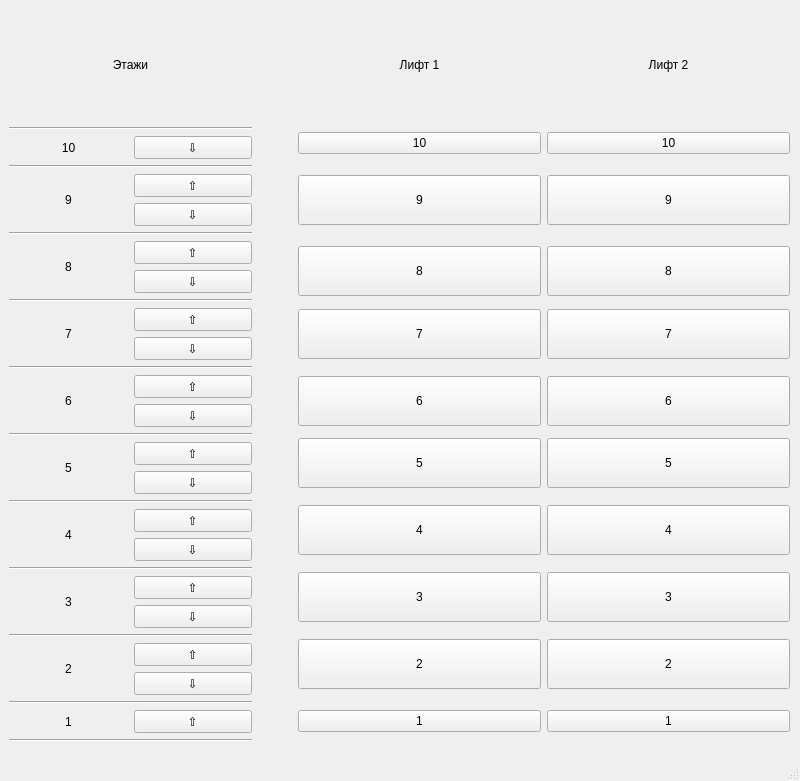
<?xml version="1.0" encoding="UTF-8"?>
<ui version="4.0">
 <class>MainWindow</class>
 <widget class="QMainWindow" name="MainWindow">
  <property name="geometry">
   <rect>
    <x>0</x>
    <y>0</y>
    <width>800</width>
    <height>781</height>
   </rect>
  </property>
  <property name="windowTitle">
   <string>MainWindow</string>
  </property>
  <widget class="QWidget" name="centralwidget">
   <widget class="QWidget" name="gridLayoutWidget">
    <property name="geometry">
     <rect>
      <x>9</x>
      <y>9</y>
      <width>781</width>
      <height>733</height>
     </rect>
    </property>
    <layout class="QGridLayout" name="gridLayout">
     <item row="9" column="2">
      <widget class="QPushButton" name="el1_floor5">
       <property name="minimumSize">
        <size>
         <width>0</width>
         <height>50</height>
        </size>
       </property>
       <property name="text">
        <string>5</string>
       </property>
      </widget>
     </item>
     <item row="9" column="3">
      <widget class="QPushButton" name="el2_floor5">
       <property name="minimumSize">
        <size>
         <width>0</width>
         <height>50</height>
        </size>
       </property>
       <property name="text">
        <string>5</string>
       </property>
      </widget>
     </item>
     <item row="13" column="0">
      <widget class="Line" name="line_7">
       <property name="orientation">
        <enum>Qt::Horizontal</enum>
       </property>
      </widget>
     </item>
     <item row="0" column="1" rowspan="15">
      <spacer name="horizontalSpacer">
       <property name="orientation">
        <enum>Qt::Horizontal</enum>
       </property>
       <property name="sizeType">
        <enum>QSizePolicy::Fixed</enum>
       </property>
       <property name="sizeHint" stdset="0">
        <size>
         <width>40</width>
         <height>20</height>
        </size>
       </property>
      </spacer>
     </item>
     <item row="14" column="2">
      <widget class="QPushButton" name="el1_floor1">
       <property name="text">
        <string>1</string>
       </property>
      </widget>
     </item>
     <item row="11" column="2">
      <widget class="QPushButton" name="el1_floor3">
       <property name="minimumSize">
        <size>
         <width>0</width>
         <height>50</height>
        </size>
       </property>
       <property name="text">
        <string>3</string>
       </property>
      </widget>
     </item>
     <item row="12" column="3">
      <widget class="QPushButton" name="el2_floor2">
       <property name="minimumSize">
        <size>
         <width>0</width>
         <height>50</height>
        </size>
       </property>
       <property name="text">
        <string>2</string>
       </property>
      </widget>
     </item>
     <item row="0" column="2">
      <widget class="QLabel" name="elevator1_label">
       <property name="text">
        <string>Лифт 1</string>
       </property>
       <property name="alignment">
        <set>Qt::AlignCenter</set>
       </property>
      </widget>
     </item>
     <item row="2" column="0">
      <widget class="Line" name="line">
       <property name="orientation">
        <enum>Qt::Horizontal</enum>
       </property>
      </widget>
     </item>
     <item row="11" column="3">
      <widget class="QPushButton" name="el2_floor3">
       <property name="minimumSize">
        <size>
         <width>0</width>
         <height>50</height>
        </size>
       </property>
       <property name="text">
        <string>3</string>
       </property>
      </widget>
     </item>
     <item row="6" column="0">
      <layout class="QGridLayout" name="gridLayout_5">
       <item row="1" column="1">
        <widget class="QPushButton" name="floor7_down">
         <property name="text">
          <string>⇩</string>
         </property>
        </widget>
       </item>
       <item row="0" column="1">
        <widget class="QPushButton" name="floor7_up">
         <property name="text">
          <string>⇧</string>
         </property>
        </widget>
       </item>
       <item row="0" column="0" rowspan="2">
        <widget class="QLabel" name="label_7">
         <property name="text">
          <string>7</string>
         </property>
         <property name="alignment">
          <set>Qt::AlignCenter</set>
         </property>
        </widget>
       </item>
      </layout>
     </item>
     <item row="9" column="0">
      <layout class="QGridLayout" name="gridLayout_7">
       <item row="2" column="1">
        <widget class="QPushButton" name="floor5_down">
         <property name="text">
          <string>⇩</string>
         </property>
        </widget>
       </item>
       <item row="1" column="1">
        <widget class="QPushButton" name="floor5_up">
         <property name="text">
          <string>⇧</string>
         </property>
        </widget>
       </item>
       <item row="1" column="0" rowspan="2">
        <widget class="QLabel" name="label_5">
         <property name="text">
          <string>5</string>
         </property>
         <property name="alignment">
          <set>Qt::AlignCenter</set>
         </property>
        </widget>
       </item>
       <item row="0" column="0" colspan="2">
        <widget class="Line" name="line_6">
         <property name="orientation">
          <enum>Qt::Horizontal</enum>
         </property>
        </widget>
       </item>
      </layout>
     </item>
     <item row="14" column="0">
      <layout class="QGridLayout" name="gridLayout_11">
       <item row="0" column="1">
        <widget class="QPushButton" name="floor1_up">
         <property name="text">
          <string>⇧</string>
         </property>
        </widget>
       </item>
       <item row="0" column="0">
        <widget class="QLabel" name="label_1">
         <property name="text">
          <string>1</string>
         </property>
         <property name="alignment">
          <set>Qt::AlignCenter</set>
         </property>
        </widget>
       </item>
      </layout>
     </item>
     <item row="6" column="3">
      <widget class="QPushButton" name="el2_floor7">
       <property name="minimumSize">
        <size>
         <width>0</width>
         <height>50</height>
        </size>
       </property>
       <property name="text">
        <string>7</string>
       </property>
      </widget>
     </item>
     <item row="10" column="3">
      <widget class="QPushButton" name="el2_floor4">
       <property name="minimumSize">
        <size>
         <width>0</width>
         <height>50</height>
        </size>
       </property>
       <property name="text">
        <string>4</string>
       </property>
      </widget>
     </item>
     <item row="3" column="0">
      <layout class="QGridLayout" name="gridLayout_3">
       <item row="0" column="1">
        <widget class="QPushButton" name="floor9_up">
         <property name="text">
          <string>⇧</string>
         </property>
        </widget>
       </item>
       <item row="1" column="1">
        <widget class="QPushButton" name="floor9_down">
         <property name="text">
          <string>⇩</string>
         </property>
        </widget>
       </item>
       <item row="0" column="0" rowspan="2">
        <widget class="QLabel" name="label_9">
         <property name="text">
          <string>9</string>
         </property>
         <property name="alignment">
          <set>Qt::AlignCenter</set>
         </property>
        </widget>
       </item>
      </layout>
     </item>
     <item row="12" column="2">
      <widget class="QPushButton" name="el1_floor2">
       <property name="minimumSize">
        <size>
         <width>0</width>
         <height>50</height>
        </size>
       </property>
       <property name="text">
        <string>2</string>
       </property>
      </widget>
     </item>
     <item row="1" column="0">
      <layout class="QGridLayout" name="gridLayout_2">
       <item row="1" column="1">
        <widget class="QPushButton" name="floor10_down">
         <property name="text">
          <string>⇩</string>
         </property>
        </widget>
       </item>
       <item row="1" column="0">
        <widget class="QLabel" name="label_10">
         <property name="text">
          <string>10</string>
         </property>
         <property name="alignment">
          <set>Qt::AlignCenter</set>
         </property>
        </widget>
       </item>
       <item row="0" column="0" colspan="2">
        <widget class="Line" name="line_11">
         <property name="orientation">
          <enum>Qt::Horizontal</enum>
         </property>
        </widget>
       </item>
      </layout>
     </item>
     <item row="10" column="0">
      <layout class="QGridLayout" name="gridLayout_8">
       <item row="2" column="1">
        <widget class="QPushButton" name="floor4_down">
         <property name="text">
          <string>⇩</string>
         </property>
        </widget>
       </item>
       <item row="1" column="1">
        <widget class="QPushButton" name="floor4_up">
         <property name="text">
          <string>⇧</string>
         </property>
        </widget>
       </item>
       <item row="1" column="0" rowspan="2">
        <widget class="QLabel" name="label_4">
         <property name="text">
          <string>4</string>
         </property>
         <property name="alignment">
          <set>Qt::AlignCenter</set>
         </property>
        </widget>
       </item>
       <item row="0" column="0" colspan="2">
        <widget class="Line" name="line_5">
         <property name="orientation">
          <enum>Qt::Horizontal</enum>
         </property>
        </widget>
       </item>
      </layout>
     </item>
     <item row="1" column="2">
      <widget class="QPushButton" name="el1_floor10">
       <property name="text">
        <string>10</string>
       </property>
      </widget>
     </item>
     <item row="8" column="0">
      <layout class="QGridLayout" name="gridLayout_6">
       <item row="0" column="1">
        <widget class="QPushButton" name="floor6_up">
         <property name="text">
          <string>⇧</string>
         </property>
        </widget>
       </item>
       <item row="1" column="1">
        <widget class="QPushButton" name="floor6_down">
         <property name="text">
          <string>⇩</string>
         </property>
        </widget>
       </item>
       <item row="0" column="0" rowspan="2">
        <widget class="QLabel" name="label_6">
         <property name="text">
          <string>6</string>
         </property>
         <property name="alignment">
          <set>Qt::AlignCenter</set>
         </property>
        </widget>
       </item>
      </layout>
     </item>
     <item row="0" column="0">
      <widget class="QLabel" name="floor_label">
       <property name="text">
        <string>Этажи</string>
       </property>
       <property name="alignment">
        <set>Qt::AlignCenter</set>
       </property>
      </widget>
     </item>
     <item row="5" column="2">
      <widget class="QPushButton" name="el1_floor8">
       <property name="minimumSize">
        <size>
         <width>0</width>
         <height>50</height>
        </size>
       </property>
       <property name="text">
        <string>8</string>
       </property>
      </widget>
     </item>
     <item row="10" column="2">
      <widget class="QPushButton" name="el1_floor4">
       <property name="minimumSize">
        <size>
         <width>0</width>
         <height>50</height>
        </size>
       </property>
       <property name="text">
        <string>4</string>
       </property>
      </widget>
     </item>
     <item row="3" column="2">
      <widget class="QPushButton" name="el1_floor9">
       <property name="minimumSize">
        <size>
         <width>0</width>
         <height>50</height>
        </size>
       </property>
       <property name="text">
        <string>9</string>
       </property>
      </widget>
     </item>
     <item row="5" column="3">
      <widget class="QPushButton" name="el2_floor8">
       <property name="minimumSize">
        <size>
         <width>0</width>
         <height>50</height>
        </size>
       </property>
       <property name="text">
        <string>8</string>
       </property>
      </widget>
     </item>
     <item row="1" column="3">
      <widget class="QPushButton" name="el2_floor10">
       <property name="text">
        <string>10</string>
       </property>
      </widget>
     </item>
     <item row="6" column="2">
      <widget class="QPushButton" name="el1_floor7">
       <property name="minimumSize">
        <size>
         <width>0</width>
         <height>50</height>
        </size>
       </property>
       <property name="text">
        <string>7</string>
       </property>
      </widget>
     </item>
     <item row="7" column="0">
      <widget class="Line" name="line_4">
       <property name="orientation">
        <enum>Qt::Horizontal</enum>
       </property>
      </widget>
     </item>
     <item row="3" column="3">
      <widget class="QPushButton" name="el2_floor9">
       <property name="minimumSize">
        <size>
         <width>0</width>
         <height>50</height>
        </size>
       </property>
       <property name="text">
        <string>9</string>
       </property>
      </widget>
     </item>
     <item row="11" column="0">
      <layout class="QGridLayout" name="gridLayout_9">
       <item row="2" column="1">
        <widget class="QPushButton" name="floor3_down">
         <property name="text">
          <string>⇩</string>
         </property>
        </widget>
       </item>
       <item row="1" column="0" rowspan="2">
        <widget class="QLabel" name="label_3">
         <property name="text">
          <string>3</string>
         </property>
         <property name="alignment">
          <set>Qt::AlignCenter</set>
         </property>
        </widget>
       </item>
       <item row="1" column="1">
        <widget class="QPushButton" name="floor3_up">
         <property name="text">
          <string>⇧</string>
         </property>
        </widget>
       </item>
       <item row="0" column="0" colspan="2">
        <widget class="Line" name="line_9">
         <property name="orientation">
          <enum>Qt::Horizontal</enum>
         </property>
        </widget>
       </item>
      </layout>
     </item>
     <item row="12" column="0">
      <layout class="QGridLayout" name="gridLayout_10">
       <item row="1" column="1">
        <widget class="QPushButton" name="floor2_up">
         <property name="text">
          <string>⇧</string>
         </property>
        </widget>
       </item>
       <item row="1" column="0" rowspan="2">
        <widget class="QLabel" name="label_2">
         <property name="text">
          <string>2</string>
         </property>
         <property name="alignment">
          <set>Qt::AlignCenter</set>
         </property>
        </widget>
       </item>
       <item row="2" column="1">
        <widget class="QPushButton" name="floor2_down">
         <property name="text">
          <string>⇩</string>
         </property>
        </widget>
       </item>
       <item row="0" column="0" colspan="2">
        <widget class="Line" name="line_8">
         <property name="orientation">
          <enum>Qt::Horizontal</enum>
         </property>
        </widget>
       </item>
      </layout>
     </item>
     <item row="8" column="3">
      <widget class="QPushButton" name="el2_floor6">
       <property name="minimumSize">
        <size>
         <width>0</width>
         <height>50</height>
        </size>
       </property>
       <property name="text">
        <string>6</string>
       </property>
      </widget>
     </item>
     <item row="4" column="0">
      <widget class="Line" name="line_2">
       <property name="orientation">
        <enum>Qt::Horizontal</enum>
       </property>
      </widget>
     </item>
     <item row="0" column="3">
      <widget class="QLabel" name="elevator2_label">
       <property name="text">
        <string>Лифт 2</string>
       </property>
       <property name="alignment">
        <set>Qt::AlignCenter</set>
       </property>
      </widget>
     </item>
     <item row="5" column="0">
      <layout class="QGridLayout" name="gridLayout_4">
       <item row="1" column="1">
        <widget class="QPushButton" name="floor8_down">
         <property name="text">
          <string>⇩</string>
         </property>
        </widget>
       </item>
       <item row="0" column="0" rowspan="2">
        <widget class="QLabel" name="label_8">
         <property name="text">
          <string>8</string>
         </property>
         <property name="alignment">
          <set>Qt::AlignCenter</set>
         </property>
        </widget>
       </item>
       <item row="0" column="1">
        <widget class="QPushButton" name="floor8_up">
         <property name="text">
          <string>⇧</string>
         </property>
        </widget>
       </item>
       <item row="2" column="0" colspan="2">
        <widget class="Line" name="line_3">
         <property name="orientation">
          <enum>Qt::Horizontal</enum>
         </property>
        </widget>
       </item>
      </layout>
     </item>
     <item row="14" column="3">
      <widget class="QPushButton" name="el2_floor1">
       <property name="text">
        <string>1</string>
       </property>
      </widget>
     </item>
     <item row="8" column="2">
      <widget class="QPushButton" name="el1_floor6">
       <property name="minimumSize">
        <size>
         <width>0</width>
         <height>50</height>
        </size>
       </property>
       <property name="text">
        <string>6</string>
       </property>
      </widget>
     </item>
     <item row="15" column="0">
      <widget class="Line" name="line_10">
       <property name="orientation">
        <enum>Qt::Horizontal</enum>
       </property>
      </widget>
     </item>
    </layout>
   </widget>
  </widget>
  <widget class="QMenuBar" name="menubar">
   <property name="geometry">
    <rect>
     <x>0</x>
     <y>0</y>
     <width>800</width>
     <height>23</height>
    </rect>
   </property>
  </widget>
  <widget class="QStatusBar" name="statusbar"/>
 </widget>
 <resources/>
 <connections/>
</ui>
